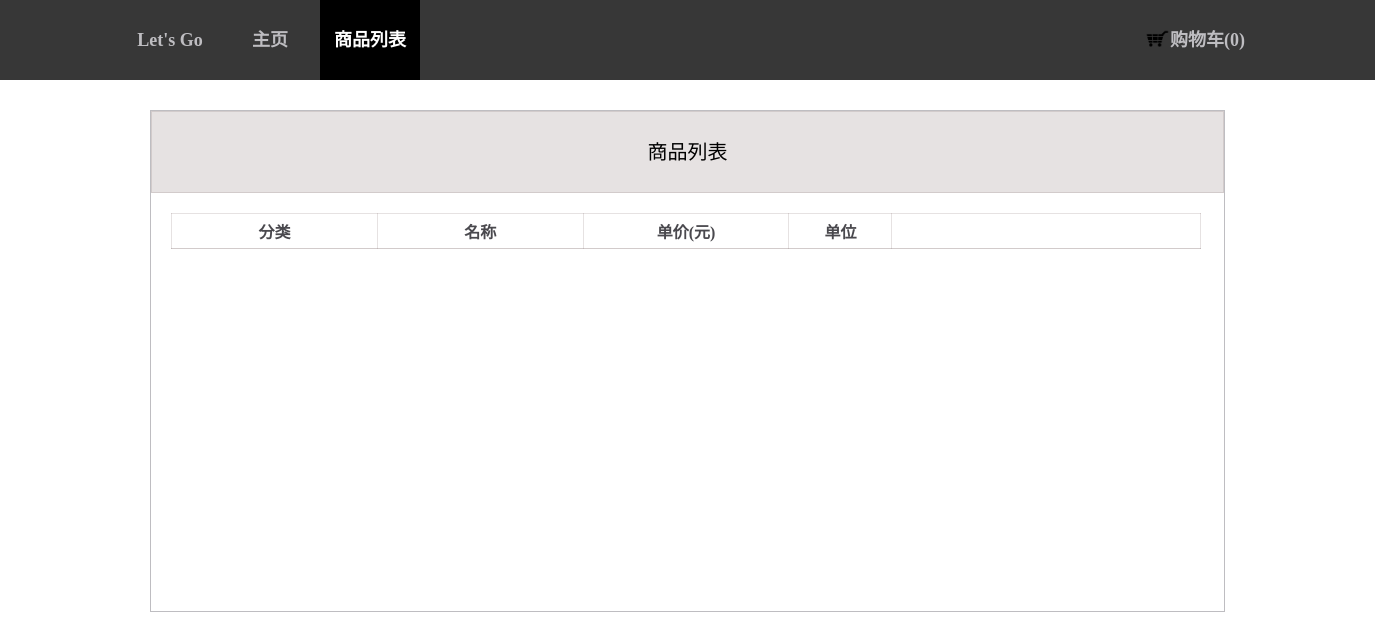
The page /shopping_list/ on the database as committed earlier.
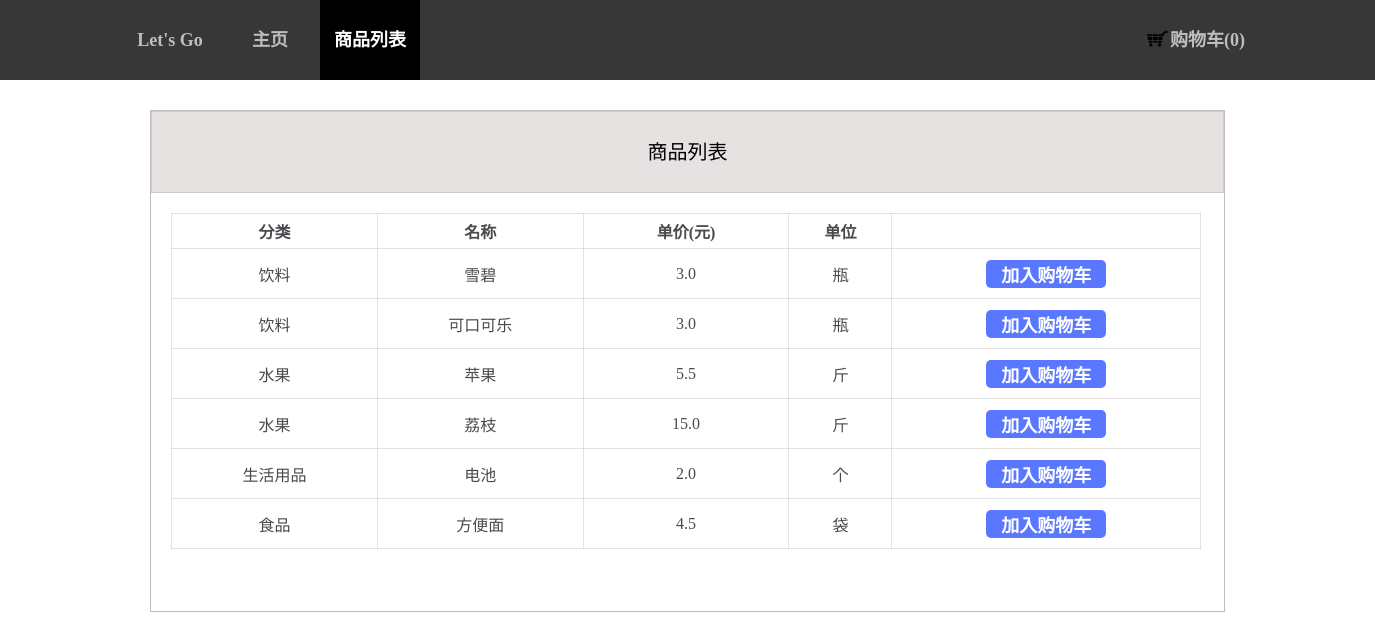
The same page on the database as committed later.
### blog/models.py (models this page shows, shortened)
class Goods(models.Model):
    type = models.CharField(max_length=200)
    name = models.CharField(max_length=200)
    price = models.FloatField(default='')
    unit = models.CharField(max_length=200)

### blog/views.py (the view)
# urls.py: url(r'^shopping_list/$',views.shopping_list ,name='shopping_list')
def shopping_list(request):
    goods = Goods.objects.all()
    return render(request, 'blog/shopping_list.html', {'goods': goods})

### blog/templates/blog/shopping_list.html
{% extends 'blog/list.html' %}
{% load staticfiles %}
{% block css %}
    <link rel="stylesheet" href="{% static 'css/list.css' %}">
{% endblock %}
{% block content %}
<div class="list">
<div class="mark">
商品列表
</div>
<table align="center">
<tr>
    <th width="20%">分类</th>
    <th width="20%">名称</th>
    <th width="20%">单价(元)</th>
    <th width="10%">单位</th>
    <th width="30%"> </th>
</tr>
<tr>
    {% for goods in goods %}
    <td>{{ goods.type }}</td>
    <td>{{ goods.name }}</td>
    <td>{{ goods.price }}</td>
    <td>{{ goods.unit }}</td>
    <td><button class="shopCartButton">加入购物车</button></td>
</tr>
    {% endfor %}
</table>
</div>
    {% endblock content %}

### blog/templates/blog/list.html (shortened to what this page needs)
{% load staticfiles %}
<html>
<head>
    <link rel="stylesheet" href="{% static 'css/blog.css' %}">
    {% block css %}
    {% endblock %}
</head>
<body>
<div class="frame">
    <div class="navigationbar page">Let's Go</div>
    <div class="navigationbar active" onclick="home()">主页</div>
    <div class="navigationbar active1" onclick="shoppingList()">商品列表</div>
    <div class="navigationbar cartPosition" onclick="cart()"><img class="icon" src="{% static '购物车.png' %}">购物车(0)</div>
</div>
{% block content %}
{% endblock %}
</body>
</html>

### blog/static/css/blog.css (style rules this page uses)
body { margin: 0; min-width: 1365px; }
.frame { background-color: #373737; height: 80px; }
.page { margin: 0 0 0 120px; padding: 0 10px; }
.navigationbar { color: #bebdc1; width: 80px; float: left; line-height: 80px; font-size:18px; text-align: center; text-decoration:blink; cursor: pointer; font-weight:bold; padding: 0 10px; }
.active { color: white; background-color: black; }
.active1 { color: #bebdc1; background-color: #373737; }
.cartPosition { margin: 0 120px 0 0; width: 100px; float: right; padding: 0 10px; }
img.icon { height: 25px; float: left; margin: 26px 0; }

### blog/static/css/list.css (style rules this page uses)
.list { margin: 30px 150px; height:500px; border-style: solid; border-color: #bebdc1; border-width: 1px; }
.mark { background-color: rgba(128, 109, 109, 0.2); height: 80px; text-align: center; line-height: 80px; font-size: 20px; border:1px solid rgba(128, 109, 109, 0.2); }
table,th,td { border:1px solid rgba(128, 109, 109, 0.2); color: rgba(29, 27, 34, 0.8); text-align: center; }
table { border-collapse: collapse; margin: 20px 20px; width: 96%; }
th { height: 35px; }
td { height:50px; }
.shopCartButton { border: none; background-color: #5978ff; font-size:18px; border-radius:5px; color: white; font-weight: bold; cursor: pointer; text-align: center; width: 120px;; }
.active { color: #bebdc1; background-color: #373737; }
.active1 { color: white; background-color: black; }

Rows that differ between the two databases and show on the page:
added Goods: type "饮料", name "雪碧", price "3.0", unit "瓶"
added Goods: type "饮料", name "可口可乐", price "3.0", unit "瓶"
added Goods: type "水果", name "苹果", price "5.5", unit "斤"
added Goods: type "水果", name "荔枝", price "15.0", unit "斤"
added Goods: type "生活用品", name "电池", price "2.0", unit "个"
added Goods: type "食品", name "方便面", price "4.5", unit "袋"
